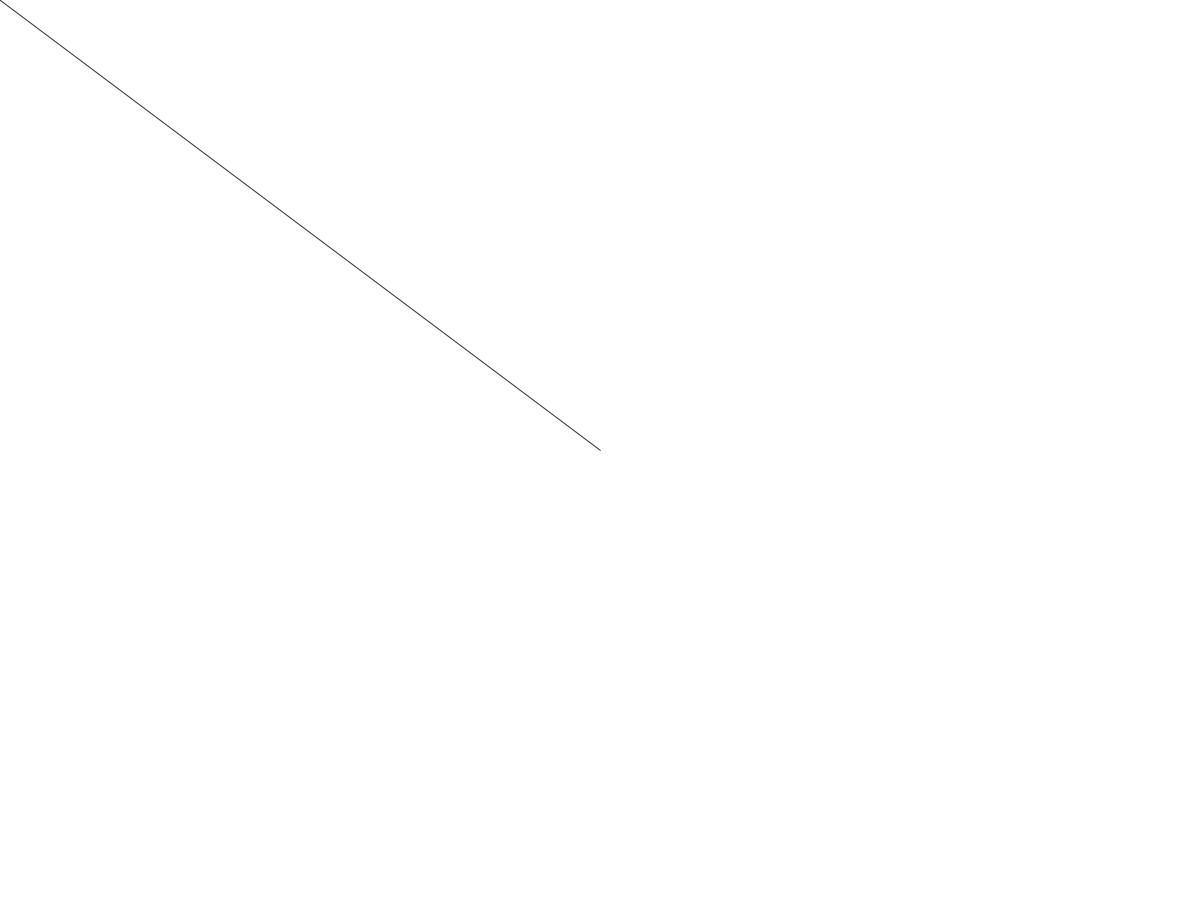
Frame 1 (no input)
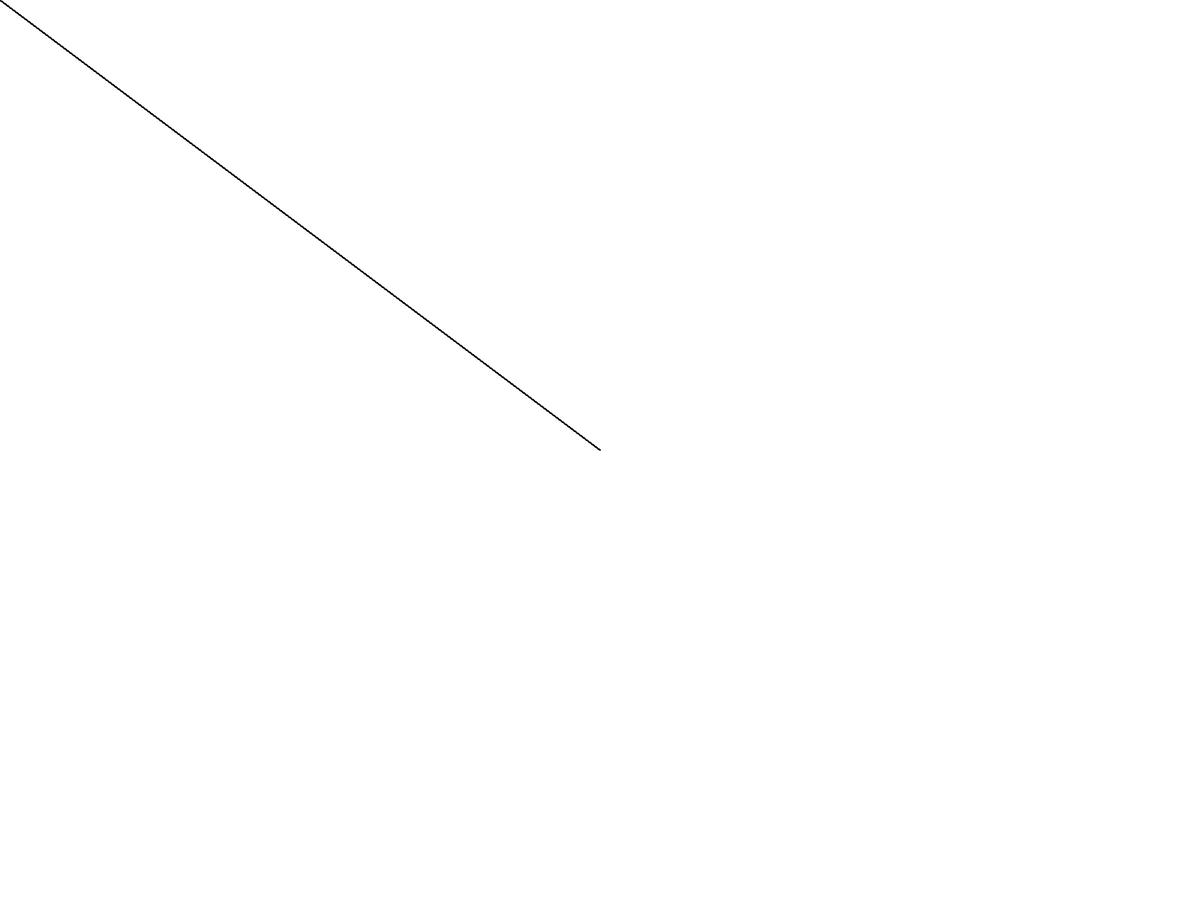
Frame 60 (the mouse pressed at the canvas centre just before this capture)
Frame 120 (the mouse held since frame 60 and released just before this capture): identical to frame 60, image omitted

The Processing sketch that drew these frames (run headless with seeded random() and noise(); from frame 60 on, the mouse is pressed at the canvas centre):

// Processing sketch: e05_vector_multiplication
// ── e05_vector_multiplication.pde
/**
 * Vector multiplication
 *
 * When we talk about multiplying a vector, what we typically mean is *scaling*
 * a vector.
 *
 * Multiplication and division, are means by which the length of the vector can
 * be changed without affecting direction.
 *
 * If we wanted to scale a vector to twice its size or one-third of its size
 * (leaving its direction the same), we would say: “Multiply the vector by 2” or
 * “Multiply the vector by 1/3.” Note that we are multiplying a vector by a
 * scalar, a single number, not another vector.
 */

class MyVector {
  float x;
  float y;

  MyVector(float x_, float y_) {
    x = x_;
    y = y_;
  }

  void add(MyVector v) {
    x = x + v.x;
    y = y + v.y;
  }

  void sub(MyVector v) {
    x = x - v.x;
    y = y - v.y;
  }

  void mult(float n) {
    x = x * n;
    y = y * n;
  }

  void div(float n) {
    x = x / n;
    y = y / n;
  }
}

void setup() {
  //size(640,360);
  fullScreen();
  background(255);
}


void draw() {
  //background(255);

  // Mouse location
  MyVector mouse = new MyVector(mouseX,mouseY);

  // Center of the window
  MyVector center = new MyVector(width/2,height/2);

  // We could just do this
  // line(center.x,center.y,mouse.x,mouse.y);

  // But let's use vector subtraction
  mouse.sub(center);

  // And vector multiplication!
  mouse.mult(6);

  // And vector division!
  mouse.div(0.5);

  // Translate the center of the window to be 0,0
  translate(width/2,height/2);

  // Draw a line to represent the vector
  line(0,0,mouse.x,mouse.y);
}
